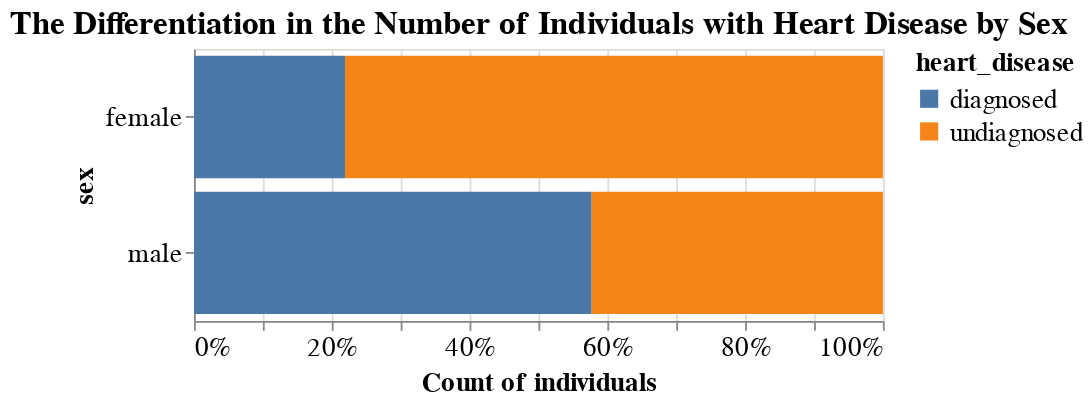

The notebook cell this image was saved under:
### Markdown cell above
We can see the individuals who were diagnosed to heart disease appear within the range of 50s to 60s. On the other hand, we can see that individuals who were not diagnosed spread over the broad range from 30s to 70s.

### Code cell
sex_bar_graph = (alt.Chart(hd_train, title = "The Differentiation in the Number of Individuals with Heart Disease by Sex")
                 .mark_bar()
                 .encode(
                     # x=alt.X("count()", title= "Count of individuals"), 
                     x=alt.X("count()", title= "Count of individuals", stack="normalize", axis=alt.Axis(format='%')),
                     y=alt.Y("sex"),
                     color="heart_disease"
                 ).properties(width=380, height=150)
)
sex_bar_graph

### Figure 1 — Vega-Lite specification as saved in the notebook (floating-point values rounded to 4 significant figures; data arrays with more than 128 entries replaced by an {"elided": "..."} marker saying what was removed)
{"config": {"view": {"height": 300, "width": 300}, "title": {"fontSize": 18}, "axisX": {"labelFontSize": 15, "titleFontSize": 15}, "axisY": {"labelFontSize": 15, "titleFontSize": 15}, "legend": {"labelFontSize": 15, "titleFontSize": 15}}, "data": {"name": "data-744d19271f49cf2d8f27d15052225394"}, "mark": "bar", "encoding": {"color": {"field": "heart_disease", "type": "nominal"}, "x": {"aggregate": "count", "axis": {"format": "%"}, "stack": "normalize", "title": "Count of individuals", "type": "quantitative"}, "y": {"field": "sex", "type": "nominal"}}, "height": 150, "title": "The Differentiation in the Number of Individuals with Heart Disease by Sex", "width": 380, "$schema": "https://vega.github.io/schema/vega-lite/v4.17.0.json", "datasets": {"data-744d19271f49cf2d8f27d15052225394": {"elided": "222 records"}}}
